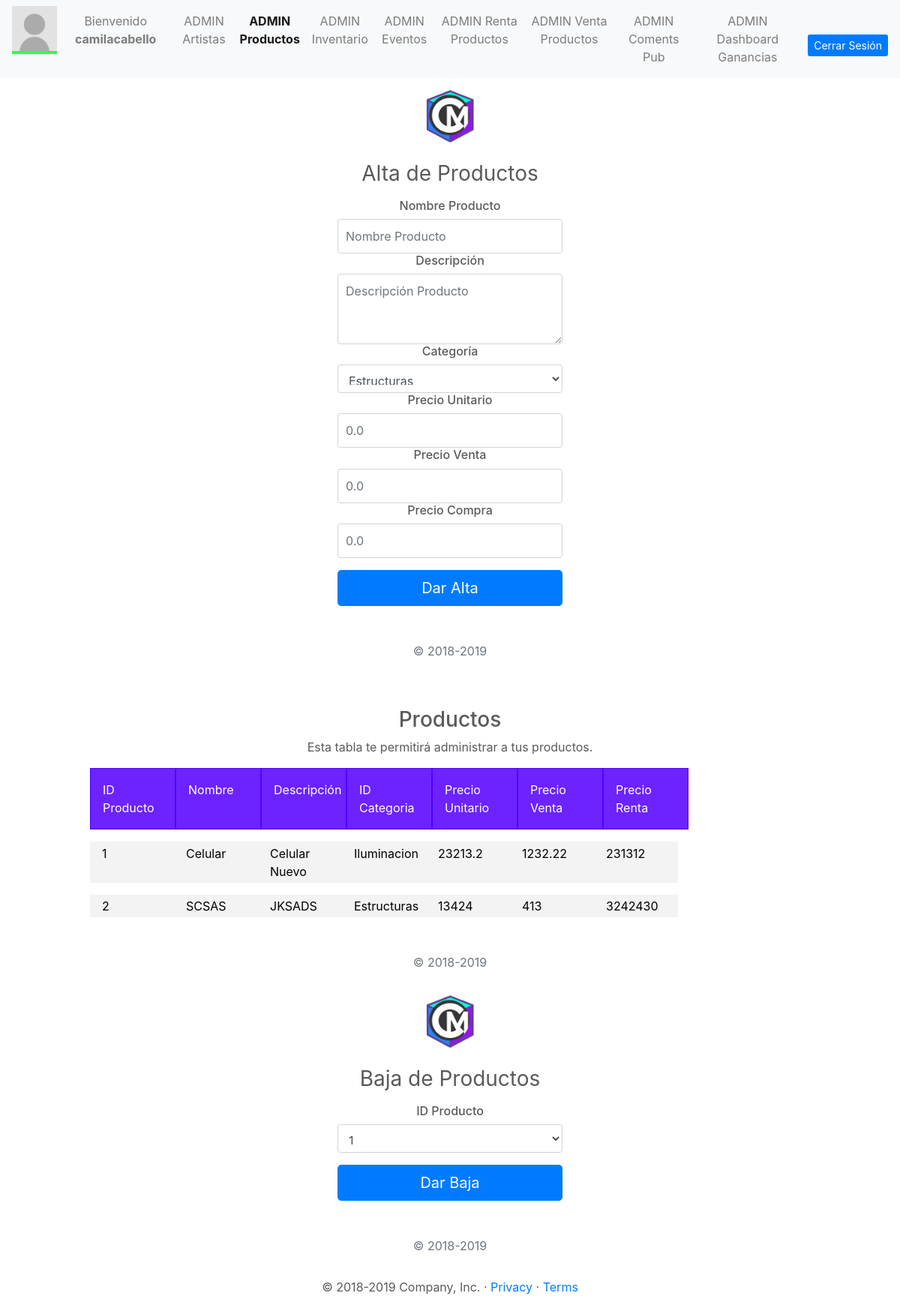
/UserAdmin/AdminProducts.php (signed in), run on the app's committed database.
### tables this page shows
CREATE TABLE `producto` (
  `idProducto` int(11) NOT NULL,
  `nombre` varchar(100) NOT NULL,
  `descripcion` varchar(200) NOT NULL,
  `categoria` varchar(30) NOT NULL,
  `precioUnitario` float NOT NULL,
  `precioVenta` float NOT NULL,
  `precioRenta` float NOT NULL
);

### PHP/DBConexion.php (called while the page is built, shortened)
<?php
class User
{
    private $db;
    public function __construct($host, $port, $dbname, $dbuser, $password) {
        $dsn = "mysql:host=$host; dbname=$dbname;";
        try{
            $this->db = new PDO($dsn, $dbuser, $password);
            $this->db->setAttribute(PDO::ATTR_ERRMODE,PDO::ERRMODE_EXCEPTION);
        }
        catch(PDOException $ex)
        {
            echo 'Error en conexión con la conecion a la BD' . $ex.getMessage();
            die();
        }
    }
    public function consultProduct(){
        try {
            $sql = "SELECT * FROM `producto`";
            $products = $this->db->prepare($sql);
            $products->execute();
            $table = $products;
            return $table;
        }
        catch (PDOException $ex) {
            echo "Error al obtener la tabla de productos." . $ex->getMessage();
        }
    }
}

### PHP/ConsultProducts.php (called while the page is built)
<?php
include 'DBconexion.php';
$consult = new User("localhost", "", "dbcirculomusical", "root", "");
$consultP = $consult->consultProduct();
$consultIDP = $consult->consultProduct();
?>

### UserAdmin/AdminProducts.php (the view, shortened to what this page needs)
<?php
    include '../PHP/ConsultProducts.php';
?>
  <!doctype html>
  <html lang="en">
  <head>
    <link href="../bootstrap/dist/css/bootstrap.min.css" rel="stylesheet">
    <link href="adminStyle.css" rel="stylesheet">
    <link href="grid.css" rel="stylesheet">
  </head>
  <body class="text-center">
    <nav class="navbar navbar-expand-md navbar-light bg-light">
      <div class="collapse navbar-collapse" id="navbarCollapse">
        <ul class="navbar-nav mr-auto">
          <li>
            <img src="../resources/userImage.jpg">
          </li>
          <li class="nav-item">
            <p class="nav-link nameUser">
              <?php
                      echo "Bienvenido ". "<b>{$_SESSION['loginuser']}</b>";
                  ?>
            </p>
          </li>
          <li class="nav-item">
            <a class="nav-link" href="../UserAdmin/AdminArtist.php">ADMIN Artistas</a>
          </li>
          <li class="nav-item  active font-weight-bold">
            <a class="nav-link" href="../UserAdmin/AdminProducts.php">ADMIN Productos</a>
          </li>
          <li class="nav-item ">
            <a class="nav-link" href="../UserAdmin/AdminInvent.php">ADMIN Inventario</a>
          </li>
          <li class="nav-item ">
            <a class="nav-link" href="../UserAdmin/AdminEvents.php">ADMIN Eventos</a>
          </li>
          <li class="nav-item ">
            <a class="nav-link" href="../UserAdmin/AdminRenta.php">ADMIN Renta Productos</a>
          </li>
          <li class="nav-item ">
            <a class="nav-link" href="../UserAdmin/AdminVenta.php">ADMIN Venta Productos</a>
          </li>
          <li class="nav-item ">
            <a class="nav-link" href="../UserAdmin/AdminComents.php">ADMIN Coments Pub</a>
          </li>
          <li class="nav-item ">
            <a class="nav-link" href="../UserAdmin/AdminDashboard.php">ADMIN Dashboard Ganancias</a>
          </li>
        </ul>
        <a class="btn btn-sm  btn-primary btnLogin" href="../PHP/DBCloseConexion.php">Cerrar Sesión</a>
      </div>
    </nav>
    <form class="form-signin" action="../PHP/InsertProd.php" method="POST">
      <a href="../Cover/Cover.html">
        <img class="mb-4" src="../resources/iconCM.png" alt="" width="72" height="72">
      </a>
      <h1 class="h3 mb-3 font-weight-normal">Alta de Productos</h1>
      <h6>Nombre Producto</h6>
      <input type="text" name="nombreProd" class="form-control" placeholder="Nombre Producto" required autofocus>
      <h6>Descripción</h6>
      <textarea class="form-control" name="descProd" rows="3" placeholder="Descripción Producto" required></textarea>
      <h6>Categoría</h6>
      <select name="categoria" class="form-control" required autofocus>
        <option value="Estructuras">Estructuras</option>
      </select>
      <h6>Precio Unitario</h6>
      <input type="number" placeholder="0.0" step="0.01" min="0" name="precioUni" class="form-control" required>
      <h6>Precio Venta</h6>
      <input type="number" placeholder="0.0" step="0.01" min="0" name="precioVen" class="form-control" required>
      <h6>Precio Compra</h6>
      <input type="number" placeholder="0.0" step="0.01" min="0" name="precioRen" class="form-control" required>
      <button class="btn btn-lg btn-primary btn-block" type="submit">Dar Alta</button>
      <p class="mt-5 mb-3 text-muted">&copy; 2018-2019</p>
    </form>
    <div class="table-consult">
      <h3>Productos</h3>
      <p>Esta tabla te permitirá administrar a tus productos.</p>
      <div class="row">
        <div class="col-1 headerTableA">ID Producto</div>
        <div class="col-1 headerTableA">Nombre</div>
        <div class="col-1 headerTableA">Descripción</div>
        <div class="col-1 headerTableA">ID Categoria</div>
        <div class="col-1 headerTableA">Precio Unitario</div>
        <div class="col-1 headerTableA">Precio Venta</div>
        <div class="col-1 headerTableA">Precio Renta</div>
      </div>
      <?php
        while($p = $consultP->fetch(PDO::FETCH_ASSOC))
        {
          echo '<div class="row"> <div class="col-1">'.$p['idProducto'].'</div> <div class="col-1">'.$p['nombre'].'</div> <div class="col-1">'.$p['descripcion'].'</div> <div class="col-1">'.$p['categoria'].'</div> <div class="col-1">'.$p['precioUnitario'].'</div> <div class="col-1">'.$p['precioVenta'].'</div> <div class="col-1">'.$p['precioRenta'].'</div> </div>';
        }
      ?>
        <p class="mt-5 mb-3 text-muted">&copy; 2018-2019</p>
    </div>
    <form class="form-signin" action="../PHP/DeleteProd.php" method="POST">
      <a href="../Cover/Cover.html">
        <img class="mb-4" src="../resources/iconCM.png" alt="" width="72" height="72">
      </a>
      <h1 class="h3 mb-3 font-weight-normal">Baja de Productos</h1>
      <h6>ID Producto</h6>
      <select name="idProd" class="form-control" required autofocus>
        <?php
        while($d = $consultIDP->fetch(PDO::FETCH_ASSOC))
        {
          echo'<option value='.$d['idProducto'].'>'.$d['idProducto'] .' </option>';
        }
      ?>
      </select>
      <button class="btn btn-lg btn-primary btn-block" type="submit">Dar Baja</button>
      <p class="mt-5 mb-3 text-muted">&copy; 2018-2019</p>
    </form>
    <main role="main">
      <footer class="container">
        <p>&copy; 2018-2019 Company, Inc. &middot;
          <a href="#">Privacy</a> &middot;
          <a href="#">Terms</a>
        </p>
      </footer>
    </main>
  </body>
  </html>

### UserAdmin/adminStyle.css (style rules this page uses)
.navbar img { height: 4rem; border-bottom: 0.3rem solid rgb(47, 255, 64); }
body { color: #5a5a5a; }
.nameUser { margin: 0 1rem; }
.btn { margin-top: 1rem; }
.btnSignup, .btnLogin { border: none; margin-left: 0.5rem; }
.form-signin { width: 100%; max-width: 330px; padding: 15px; margin: auto; }
.form-signin .form-control { position: relative; box-sizing: border-box; height: auto; padding: 10px; font-size: 16px; }

### UserAdmin/grid.css (style rules this page uses)
.table-consult { width: 100%; }
h3 { margin-top: 2rem; }
.row { width: 80%; margin: 0 auto; margin-bottom: 1rem; }
.col-1 { padding-left: 1rem; padding-right: 6rem; text-align: center; }
[class*="col-"] { color:white; padding-top: 0.2rem; padding-bottom: 0.2rem; background-color: rgba(230, 230, 230, 0.479); border: rgba(230, 230, 230, 0.479); color: black; }
.headerTableA { background-color: rgba(85, 0, 255, 0.863); border: 1px solid #5400FF; color:white; padding-top: 1rem; padding-bottom: 1rem; }

### data on the page
producto: idProducto "1", nombre "Celular", descripcion "Celular Nuevo", categoria "Iluminacion", precioUnitario "23213.2", precioVenta "1232.22", precioRenta "231312"
producto: idProducto "2", nombre "SCSAS", descripcion "JKSADS", categoria "Estructuras", precioUnitario "13424", precioVenta "413", precioRenta "3242430"

### other printed values
$_SESSION['loginuser'] "camilacabello"
form field idProd "1"
